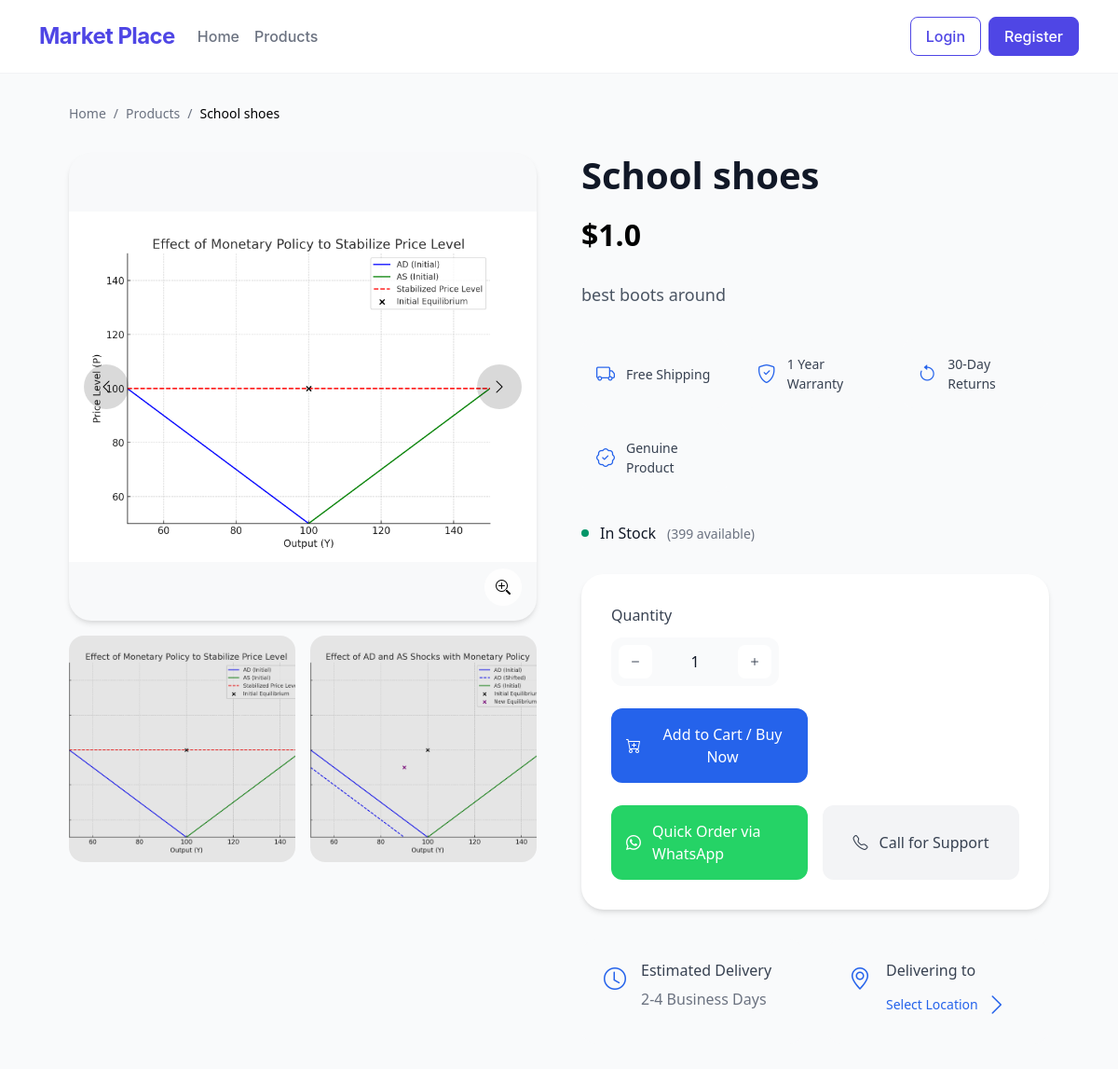
The app's page /product/2, older data.
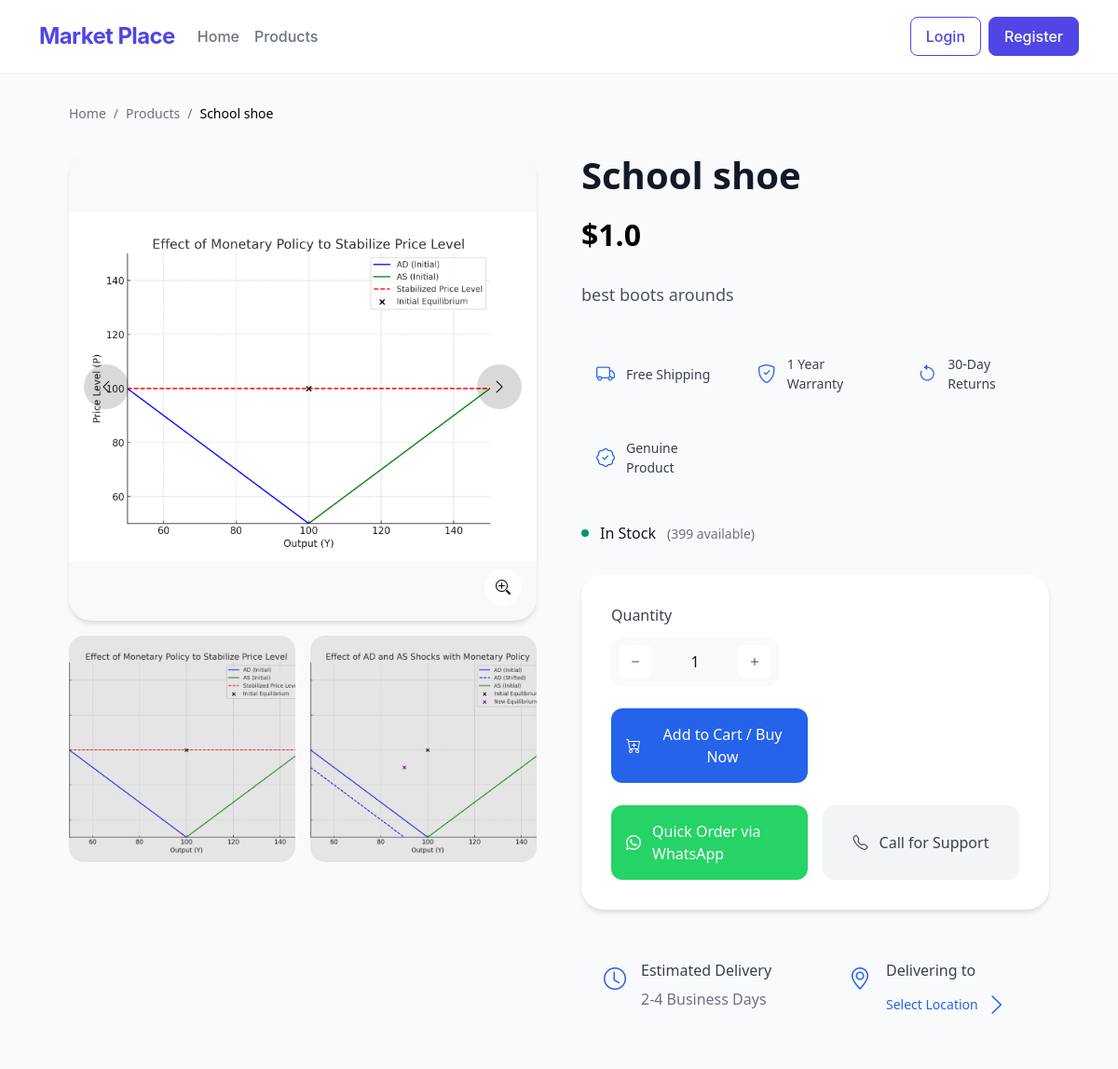
The same page, newer data.
### app.py (models this page shows)
class Product(db.Model):
    __tablename__ = 'products'
    id = db.Column(db.Integer, primary_key=True)
    name = db.Column(db.String(100), nullable=False)
    description = db.Column(db.String(500), nullable=True)
    price = db.Column(db.Float, nullable=False)
    stock_quantity = db.Column(db.Integer, nullable=False)
    category_id = db.Column(db.Integer, db.ForeignKey('categories.id'), nullable=False)
    order_items = db.relationship('OrderItem', backref='product', lazy=True)
    images = db.relationship('ProductImage', backref='product', lazy=True)

class ProductImage(db.Model):
    __tablename__ = 'product_images'
    id = db.Column(db.Integer, primary_key=True)
    product_id = db.Column(db.Integer, db.ForeignKey('products.id'), nullable=False)
    image_url = db.Column(db.String(200), nullable=False)

### app.py (the view)
@app.route('/product/<int:product_id>')
def product_detail(product_id):
    product = Product.query.get_or_404(product_id)
    existing_order_item = None
    if 'user_id' in session:
        order = Order.query.filter_by(user_id=session['user_id'], status="Pending").first()
        if order:
            existing_order_item = OrderItem.query.filter_by(order_id=order.id, product_id=product_id).first()
    serialized_images = [{"image_url": image.image_url} for image in product.images]
    return render_template(
        'product_detail.html',
        product=product,
        existing_order_item=existing_order_item,
        images=serialized_images
    )

### app.py (called while the page is built)
def get_cart_unique_items():
    if 'user_id' in session:
        order = Order.query.filter_by(user_id=session['user_id'], status="Pending").first()
        if order:
            return OrderItem.query.filter_by(order_id=order.id).count()
    return 0

@app.context_processor
def inject_cart_count():
    return dict(cart_count=get_cart_unique_items())

### templates/product_detail.html (shortened to what this page needs)
{% extends 'base.html' %}
{% block content %}
<div class="product-container">
    <nav class="breadcrumb">
        <a href="{{ url_for('home') }}">Home</a>
        <span>/</span>
        <a href="{{ url_for('products') }}">Products</a>
        <span>/</span>
        <span class="current">{{ product.name }}</span>
    </nav>
    <div class="product-grid">
        <div class="image-section">
            <div class="main-image-container" id="image-container">
                {% if product.images %}
                    <div class="image-wrapper">
                        <img id="main-image"
                             src="{{ url_for('static', filename='uploads/' + product.images[0].image_url) }}"
                             alt="Image of {{ product.name }}">
                    </div>
                    <button class="nav-btn prev-btn" id="prev-btn">
                        <i class="bi bi-chevron-left"></i>
                    </button>
                    <button class="nav-btn next-btn" id="next-btn">
                        <i class="bi bi-chevron-right"></i>
                    </button>
                    <button class="zoom-btn" onclick="toggleZoom()">
                        <i class="bi bi-zoom-in"></i>
                    </button>
                {% else %}
                    <div class="no-image">
                        <i class="bi bi-image"></i>
                        <p>No image available</p>
                    </div>
                {% endif %}
            </div>
            <div class="thumbnail-strip">
                {% for image in product.images %}
                    <div class="thumbnail"
                         onclick="updateMainImage('{{ url_for('static', filename='uploads/' + image.image_url) }}', {{ loop.index0 }})">
                        <img src="{{ url_for('static', filename='uploads/' + image.image_url) }}"
                             alt="Thumbnail of {{ product.name }}">
                        <div class="thumbnail-overlay"></div>
                    </div>
                {% endfor %}
            </div>
        </div>
        <div class="product-info">
            <div class="product-header">
                <h1>{{ product.name }}</h1>
                <div class="price-section">
                    <span class="current-price">${{ product.price }}</span>
                </div>
            </div>
            <div class="product-description">
                {{ product.description }}
            </div>
            <div class="features-grid">
                <div class="feature">
                    <i class="bi bi-truck"></i>
                    <span>Free Shipping</span>
                </div>
                <div class="feature">
                    <i class="bi bi-shield-check"></i>
                    <span>1 Year Warranty</span>
                </div>
                <div class="feature">
                    <i class="bi bi-arrow-counterclockwise"></i>
                    <span>30-Day Returns</span>
                </div>
                <div class="feature">
                    <i class="bi bi-patch-check"></i>
                    <span>Genuine Product</span>
                </div>
            </div>
            <div class="stock-status {% if product.stock_quantity > 0 %}in-stock{% else %}out-of-stock{% endif %}">
                <div class="stock-indicator">
                    <div class="indicator-dot"></div>
                    {% if product.stock_quantity > 0 %}
                        <span>In Stock</span>
                        <span class="stock-count">({{ product.stock_quantity }} available)</span>
                    {% else %}
                        <span>Out of Stock</span>
                    {% endif %}
                </div>
            </div>
            <div class="purchase-card">
                <form method="POST" action="{{ url_for('add_to_cart', product_id=product.id) }}" class="purchase-form">
                    <div class="quantity-selector">
                        <label for="quantity">Quantity</label>
                        <div class="quantity-controls">
                            <button type="button" onclick="decrementQuantity()" class="qty-btn">
                                <i class="bi bi-dash"></i>
                            </button>
                            <input type="number" id="quantity" name="quantity" value="1"
                                   min="1" max="{{ product.stock_quantity }}" required>
                            <button type="button" onclick="incrementQuantity()" class="qty-btn">
                                <i class="bi bi-plus"></i>
                            </button>
                        </div>
                    </div>
                    <div class="purchase-buttons">
                        <button type="submit" class="primary-btn add-to-cart">
                            <i class="bi bi-cart-plus"></i>
                            <span>{% if existing_order_item %}Update Cart{% else %}Add to Cart / Buy Now{% endif %}</span>
                        </button>
                    </div>
                </form>
                <div class="alternative-purchase">
                    <a href="https://wa.me/{{ whatsapp_number }}?text=Hello%2C%20I%20am%20interested%20in%20{{ product.name }}."
                       class="whatsapp-btn" target="_blank">
                        <i class="bi bi-whatsapp"></i>
                        <span>Quick Order via WhatsApp</span>
                    </a>
                    <a href="tel:{{ phone_number }}" class="phone-btn">
                        <i class="bi bi-telephone"></i>
                        <span>Call for Support</span>
                    </a>
                </div>
            </div>
            <div class="delivery-info">
                <div class="delivery-time">
                    <i class="bi bi-clock"></i>
                    <div>
                        <h4>Estimated Delivery</h4>
                        <p>2-4 Business Days</p>
                    </div>
                </div>
                <div class="delivery-location">
                    <i class="bi bi-geo-alt"></i>
                    <div>
                        <h4>Delivering to</h4>
                        <button class="change-location" onclick="updateLocation()">
                            Select Location <i class="bi bi-chevron-right"></i>
                        </button>
                    </div>
                </div>
            </div>
        </div>
    </div>
</div>
{% endblock %}

### templates/base.html (shortened to what this page needs)
<!DOCTYPE html>
<html lang="en">
<head>
    <link rel="stylesheet" href="https://cdn.jsdelivr.net/npm/bootstrap-icons@1.7.2/font/bootstrap-icons.css">
    <link rel="stylesheet" href="https://cdn.jsdelivr.net/npm/bootstrap@5.3.1/dist/css/bootstrap.min.css">
    <link rel="stylesheet" href="{{ url_for('static', filename='css/styles.css') }}">
</head>
<body>
    <nav class="navbar navbar-expand-lg navbar-custom sticky-top">
        <div class="container">
            <a class="navbar-brand" href="{{ url_for('home') }}">Market Place</a>
            <div class="collapse navbar-collapse" id="navbarNav">
                <ul class="navbar-nav me-auto">
                    <li class="nav-item"><a class="nav-link" href="{{ url_for('home') }}">Home</a></li>
                    <li class="nav-item"><a class="nav-link" href="{{ url_for('products') }}">Products</a></li>
                </ul>
                <ul class="navbar-nav">
                    {% if session.get('user_id') %}
                    <li class="nav-item dropdown">
                        <a class="nav-link dropdown-toggle" href="#" id="userDropdown" data-bs-toggle="dropdown">
                            <i class="bi bi-person-circle me-1"></i>{{ session.get('user_name') }}
                        </a>
                        <ul class="dropdown-menu dropdown-menu-end">
                            <li><a class="dropdown-item" href="{{ url_for('my_orders') }}">
                                <i class="bi bi-clock-history me-2"></i>My Orders</a>
                            </li>
                            <li><a class="dropdown-item" href="{{ url_for('logout') }}">
                                <i class="bi bi-box-arrow-right me-2"></i>Logout</a>
                            </li>
                        </ul>
                    </li>
                    {% else %}
                    <li class="nav-item">
                        <a class="btn btn-outline-primary me-2" href="{{ url_for('login') }}">Login</a>
                    </li>
                    <li class="nav-item">
                        <a class="btn btn-primary" href="{{ url_for('register') }}">Register</a>
                    </li>
                    {% endif %}
                </ul>
            </div>
        </div>
    </nav>
    <div class="container my-4">
        {% block content %}{% endblock %}
    </div>
</body>
</html>

### templates/base.html (style rules this page uses)
:root { --primary-color: #4F46E5; --hover-color: #4338CA; --background-light: #F9FAFB; --text-primary: #111827; --text-secondary: #6B7280; }
body { font-family: 'Inter', system-ui, -apple-system, sans-serif; background-color: var(--background-light); color: var(--text-primary); }
.navbar-custom { background-color: rgba(255, 255, 255, 0.95); backdrop-filter: blur(10px); border-bottom: 1px solid rgba(229, 231, 235, 0.5); padding: 1rem 0; }
.navbar-custom .navbar-brand { font-size: 1.5rem; font-weight: 700; color: var(--primary-color); letter-spacing: -0.025em; }
.navbar-custom .nav-link { color: var(--text-secondary); font-weight: 500; padding: 0.5rem 1rem; transition: all 0.2s ease; border-radius: 0.5rem; }
.btn { padding: 0.5rem 1rem; font-weight: 500; border-radius: 0.5rem; transition: all 0.2s ease; }
.btn-primary { background-color: var(--primary-color); border-color: var(--primary-color); }
.btn-outline-primary { color: var(--primary-color); border-color: var(--primary-color); }

Row changes from the older to the newer data that the page shows:
changed Product: name "School shoes" → "School shoe"; description "best boots around" → "best boots arounds"
